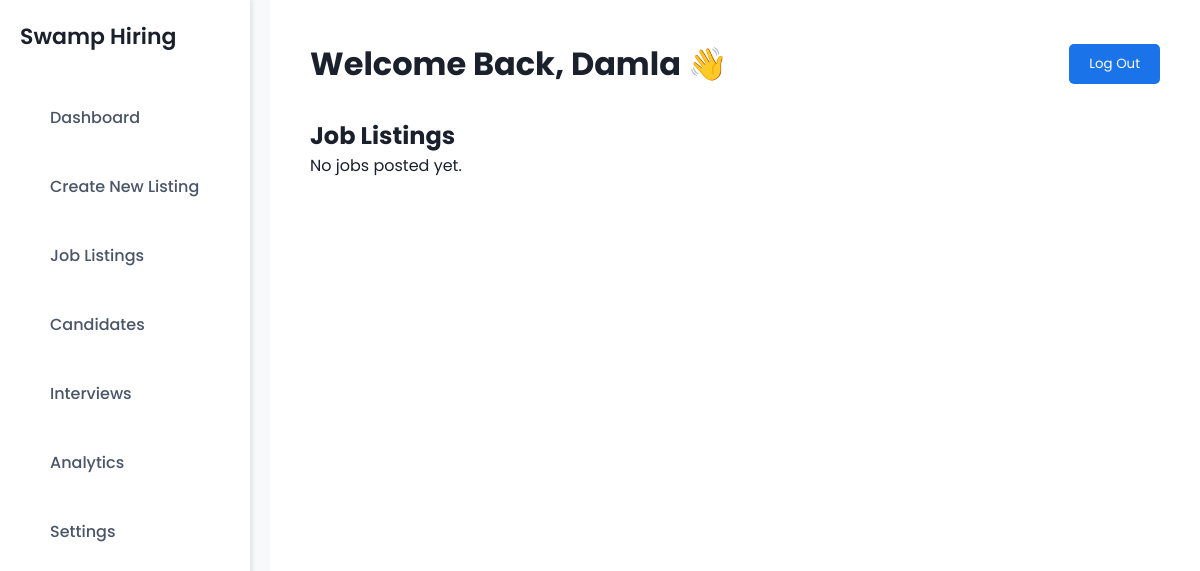
The app's page /employer_job_listings (signed in), older data.
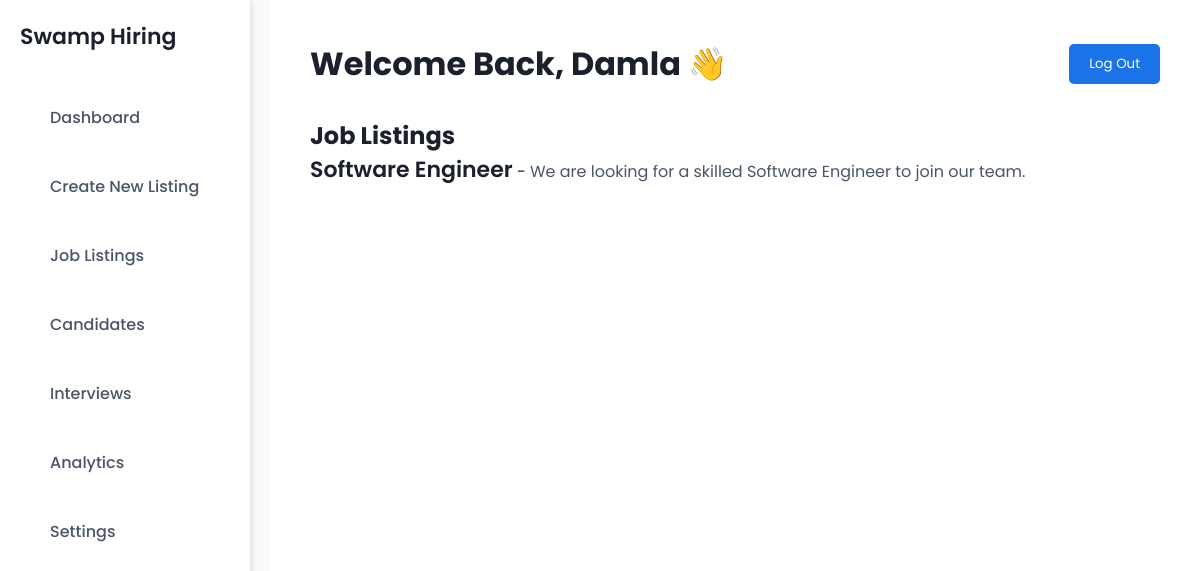
The same page, newer data.
### tutorials/models/employer_models.py (models this page shows, shortened)
class Job(models.Model):
    employer = models.ForeignKey(
        Employer,
        on_delete=models.CASCADE,
        related_name='jobs',
        null=True,
        blank=True
    )
    title = models.CharField(max_length=200)
    company_name = models.CharField(max_length=255, default="Unknown Company")
    location = models.CharField(max_length=255, default="Unknown Location")
    job_type = models.CharField(
        max_length=100,
        choices=[
            ('Full Time', 'Full Time'),
            ('Part Time', 'Part Time'),
            ('Internship', 'Internship'),
            ('Apprenticeship', 'Apprenticeship')
        ],
        blank=True,
        null=True
    )
    salary = models.DecimalField(max_digits=10, decimal_places=2, null=True, blank=True)
    description = models.TextField()
    requirements = models.TextField(blank=True)
    benefits = models.TextField(blank=True, null=True)
    application_deadline = models.DateField(null=True, blank=True)
    contact_email = models.EmailField(default="default@email.com")
    created_at = models.DateTimeField(auto_now_add=True)

### tutorials/views/employer_views.py (the view)
# urls.py: path('employer_job_listings', employer_job_listings, name='employer_job_listings'),
@login_required
def employer_job_listings(request):
    try:
        employer = Employer.objects.get(username=request.user.username)
        jobs = Job.objects.filter(employer=employer)  # ✅ Get jobs posted by this employer
    except Employer.DoesNotExist:
        jobs = []  # ✅ If employer does not exist, show no jobs
    return render(request, 'employer_job_listings.html', {'jobs': jobs})

### tutorials/templates/employer_job_listings.html (shortened to what this page needs)
{% extends 'base.html' %}
{% load static %}
{% block extra_css %}
<link rel="stylesheet" href="{% static 'css/employer_job_listings.css' %}">
{% endblock %}
{% block content %}
<section class="job-listings">
    <h2>Job Listings</h2>
    <div class="job-listings-container">
        {% if jobs %}
            {% for job in jobs %}
                <div class="job-listing-card">
                    <p><strong class="job-title">{{ job.title }}</strong> - <span class="job-description">{{ job.description }}</span></p>
                </div>
            {% endfor %}
        {% else %}
            <p>No jobs posted yet.</p>
        {% endif %}
    </div>
</section>
{% endblock %}

Row changes from the older to the newer data that the page shows:
now on this page (row edited): Job: title "Software Engineer", description "We are looking for a skilled Software Engineer to join our team."
Text that changed along with them:
text no longer shown: "No jobs posted yet."
